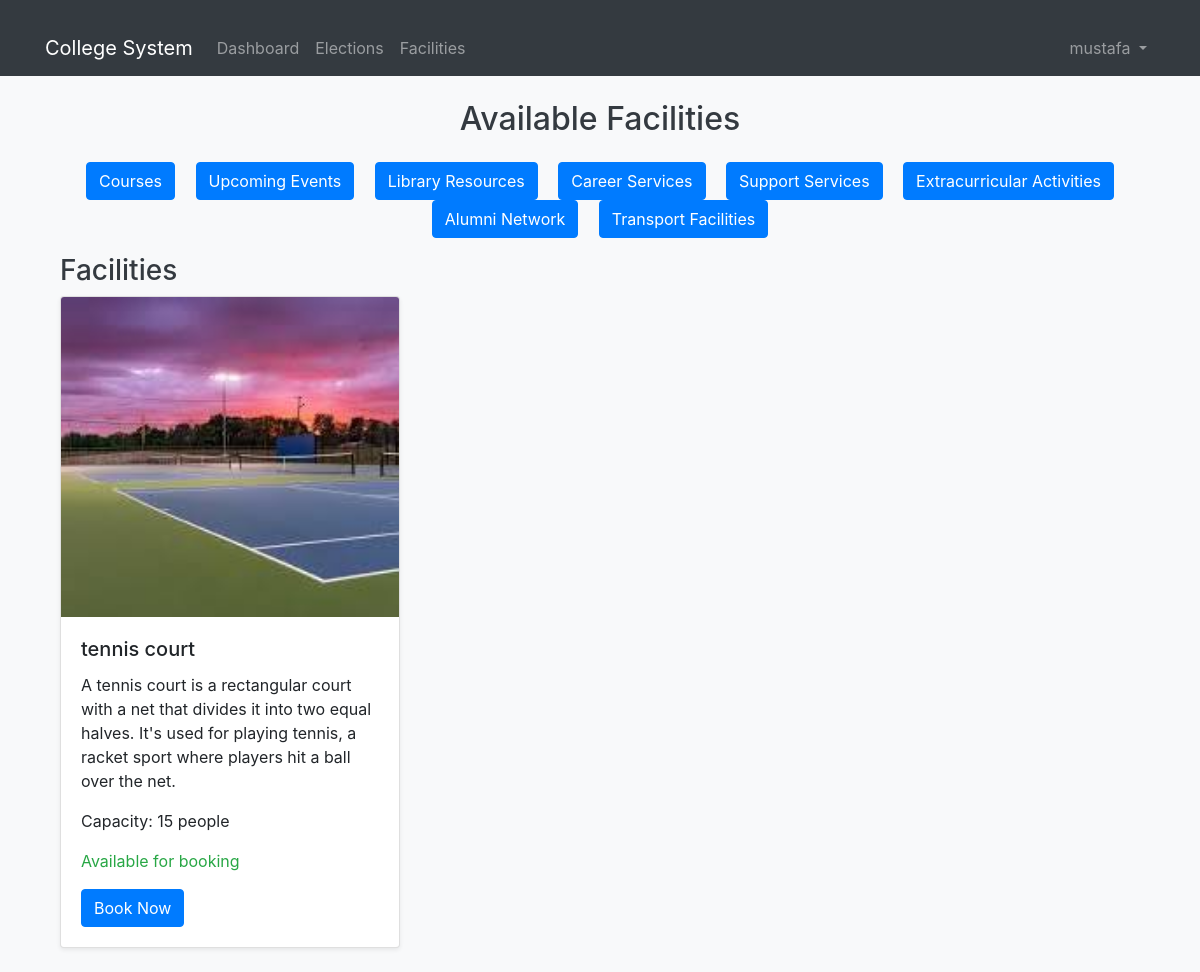
Page /facilities/ (signed in) on the committed database.
### accounts/models.py (models this page shows, shortened)
class User(AbstractUser):
    ROLES = (
        ('student', 'Student'),
        ('faculty', 'Faculty'),
        ('admin', 'Administrator'),
        ('staff', 'Staff')  # Added staff role
    )
    DEPARTMENTS = (
        ('cs', 'Computer Science'),
        ('it', 'Information Technology'),
        ('ec', 'Electronics & Communication'),
        ('me', 'Mechanical Engineering'),
        ('ce', 'Civil Engineering'),
        ('admin', 'Administration')
    )
    role = models.CharField(max_length=20, choices=ROLES)
    department = models.CharField(max_length=100, choices=DEPARTMENTS)
    student_id = models.CharField(max_length=20, blank=True, null=True)
    phone = models.CharField(max_length=15)
    profile_picture = models.ImageField(upload_to='profile_pics/', blank=True, null=True)
    bio = models.TextField(max_length=500, blank=True)
    date_of_birth = models.DateField(null=True, blank=True)
    address = models.TextField(blank=True)
    emergency_contact = models.CharField(max_length=15, blank=True)
    linkedin_profile = models.URLField(max_length=200, blank=True)
    github_profile = models.URLField(max_length=200, blank=True)
    groups = models.ManyToManyField(
        'auth.Group',
        related_name='custom_user_set',
        blank=True,
        help_text='The groups this user belongs to.',
        verbose_name='groups',
    )
    user_permissions = models.ManyToManyField(
        'auth.Permission',
        related_name='custom_user_set',
        blank=True,
        help_text='Specific permissions for this user.',
        verbose_name='user permissions',
    )
    health_requests = models.TextField(blank=True)  # Field to store health requests
    leave_requests = models.TextField(blank=True)    # Field to store leave requests
    class Meta:
        permissions = [
            ("can_view_dashboard", "Can view dashboard"),
            ("can_manage_elections", "Can manage elections"),
            ("can_manage_facilities", "Can manage facilities"),
            ("can_handle_complaints", "Can handle complaints"),
        ]

### facilities/models.py (models this page shows, shortened)
class Facility(models.Model):
    name = models.CharField(max_length=100, unique=True)
    description = models.TextField()
    capacity = models.IntegerField()
    image = models.ImageField(upload_to='facilities/', null=True, blank=True)
    is_available = models.BooleanField(default=True)

### facilities/views.py (the view)
# urls.py: path('', views.facility_list, name='facility_list'),
@login_required
def facility_list(request):
    facilities = Facility.objects.all()
    courses = Course.objects.all()
    events = Event.objects.all()
    library_resources = LibraryResource.objects.all()
    career_services = CareerService.objects.all()
    support_services = SupportService.objects.all()
    extracurricular_activities = ExtracurricularActivity.objects.all()
    alumni = Alumni.objects.all()
    context = {
        'facilities': facilities,
        'courses': courses,
        'events': events,
        'library_resources': library_resources,
        'career_services': career_services,
        'support_services': support_services,
        'extracurricular_activities': extracurricular_activities,
        'alumni': alumni,
    }
    return render(request, 'facilities/facility_list.html', context)

### facilities/templates/facilities/facility_list.html (shortened to what this page needs)
{% extends 'base.html' %}
{% block content %}
<div class="container">
    <h2 class="text-center mb-4">Available Facilities</h2>
    <div class="mb-3 text-center">
        <a href="{% url 'facilities:course_list' %}" class="btn btn-primary mx-2">Courses</a>
        <a href="{% url 'facilities:event_list' %}" class="btn btn-primary mx-2">Upcoming Events</a>
        <a href="{% url 'facilities:library_resources' %}" class="btn btn-primary mx-2">Library Resources</a>
        <a href="{% url 'facilities:career_services' %}" class="btn btn-primary mx-2">Career Services</a>
        <a href="{% url 'facilities:support_services' %}" class="btn btn-primary mx-2">Support Services</a>
        <a href="{% url 'facilities:extracurricular_activities' %}" class="btn btn-primary mx-2">Extracurricular Activities</a>
        <a href="{% url 'facilities:alumni_network' %}" class="btn btn-primary mx-2">Alumni Network</a>
        <a href="{% url 'facilities:transport_facilities' %}" class="btn btn-primary mx-2">Transport Facilities</a>
    </div>
    <h3>Facilities</h3>
    <div class="row">
        {% for facility in facilities %}
        <div class="col-md-4 mb-4">
            <div class="card shadow-sm">
                {% if facility.image %}
                <img src="{{ facility.image.url }}" class="card-img-top" alt="{{ facility.name }}">
                {% endif %}
                <div class="card-body">
                    <h5 class="card-title">{{ facility.name }}</h5>
                    <p class="card-text">{{ facility.description }}</p>
                    <p>Capacity: {{ facility.capacity }} people</p>
                    {% with user_bookings=user.bookings.all %}
                        {% if user_bookings %}
                            {% for booking in user_bookings %}
                                {% if booking.facility == facility %}
                                    {% if booking.status == 'approved' %}
                                        <p class="text-success">&#10004; Approved</p>
                                    {% else %}
                                        <p class="text-warning">Pending Approval</p>
                                    {% endif %}
                                {% endif %}
                            {% endfor %}
                        {% else %}
                            <p class="text-success">Available for booking</p>
                            <a href="{% url 'facilities:book' facility.id %}" class="btn btn-primary">Book Now</a>
                        {% endif %}
                    {% endwith %}
                </div>
            </div>
        </div>
        {% empty %}
        <div class="col-12">
            <p>No facilities available.</p>
        </div>
        {% endfor %}
    </div>
</div>
{% endblock %}

### templates/base.html (shortened to what this page needs)
{% load static %}
<!DOCTYPE html>
<html lang="en">
<head>
    <link href="https://cdn.jsdelivr.net/npm/bootstrap@5.1.3/dist/css/bootstrap.min.css" rel="stylesheet">
    <link href="https://stackpath.bootstrapcdn.com/bootstrap/4.5.2/css/bootstrap.min.css" rel="stylesheet">
    <link rel="stylesheet" href="{% static 'css/styles.css' %}">
    <link rel="stylesheet" href="https://cdnjs.cloudflare.com/ajax/libs/font-awesome/6.0.0-beta3/css/all.min.css">
    <link rel="stylesheet" href="https://cdnjs.cloudflare.com/ajax/libs/sweetalert/1.1.3/sweetalert.min.css">
</head>
<body>
    <nav class="navbar navbar-expand-lg navbar-dark bg-dark">
        <div class="container">
            <a class="navbar-brand" href="{% url 'accounts:dashboard' %}">College System</a>
            <div class="collapse navbar-collapse" id="navbarNav">
                {% if user.is_authenticated %}
                    <ul class="navbar-nav me-auto">
                        <li class="nav-item">
                            <a class="nav-link" href="{% url 'accounts:dashboard' %}">Dashboard</a>
                        </li>
                        <li class="nav-item">
                            <a class="nav-link" href="{% url 'elections:list' %}">Elections</a>
                        </li>
                        <li class="nav-item">
                            <a class="nav-link" href="{% url 'facilities:facility_list' %}">Facilities</a>
                        </li>
                    </ul>
                    <ul class="navbar-nav">
                        <li class="nav-item dropdown">
                            <a class="nav-link dropdown-toggle" href="#" id="navbarDropdown" role="button" data-bs-toggle="dropdown">
                                {{ user.get_full_name|default:user.username }}
                            </a>
                        </li>
                    </ul>
                {% endif %}
            </div>
        </div>
    </nav>
    <div class="container mt-4">
        {% block content %}{% endblock %}
    </div>
</body>
</html>

### static/css/styles.css (style rules this page uses)
body { background-color: #f8f9fa; }
h2, h3 { color: #343a40; }
.card { transition: transform 0.2s; }
.btn-primary { background-color: #007bff; border-color: #007bff; }
.container { margin-top: 20px; }

### rows in the picture
User: get_full_name "mustafa"
Facility: image (picture), name "tennis court", description "A tennis court is a rectangular court with a net that divides it into two equal halves. It's used for playing tennis, a racket sport where players hit a ball over the net.", capacity "15"
